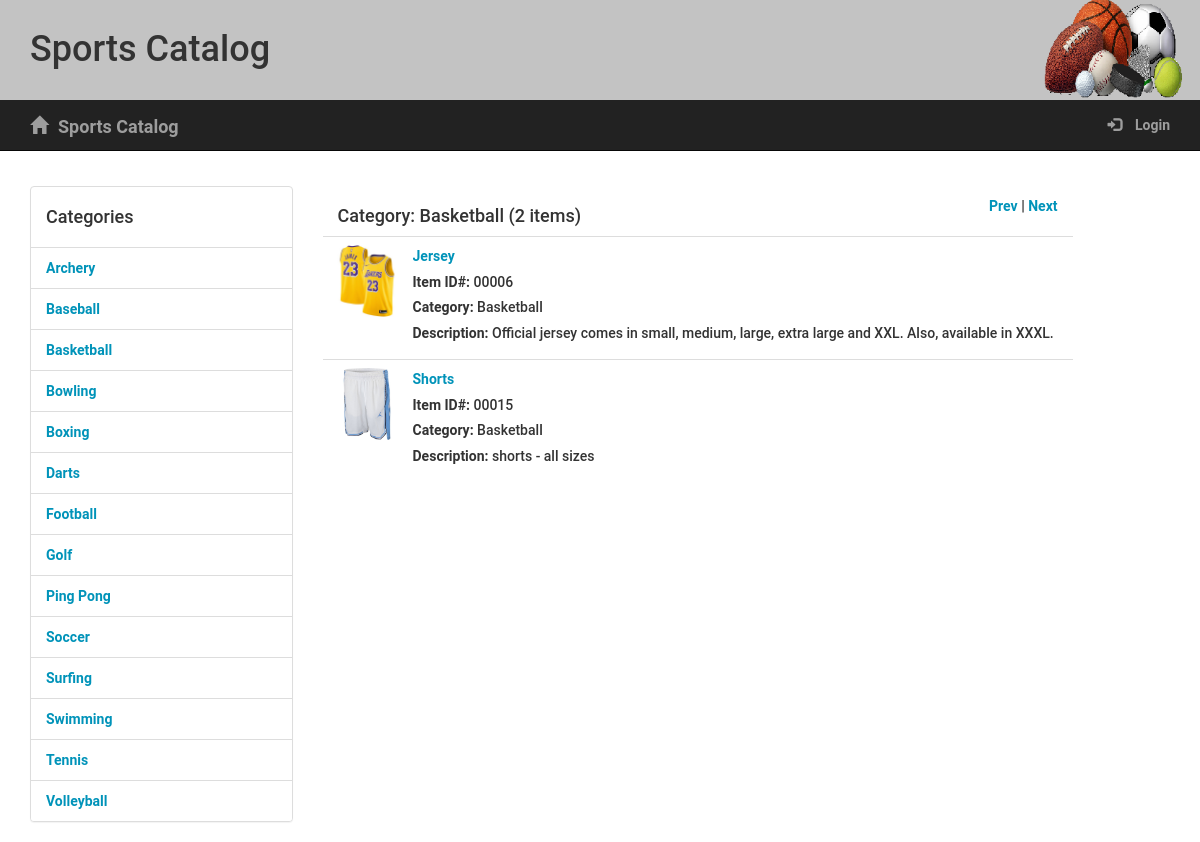
The app's page /catalog/Basketball/items/ with its own data.
### models.py (models this page shows, shortened)
class Category(Base):
    __tablename__ = 'category'
    name = Column(String(250), nullable=False, unique=True)
    id = Column(Integer, primary_key=True)
    user_id = Column(Integer, nullable=False)
    catalogitem = relationship("CatalogItem", cascade="delete")

class CatalogItem(Base):
    __tablename__ = 'catalogitem'
    __table_args__ = (
        Index('itemIndex', 'name', 'category_id', unique=True),
    )
    id = Column(Integer, primary_key=True)
    name = Column(String(250), nullable=False)
    desc = Column(String(250), nullable=False)
    image = Column(String(250), nullable=False)
    category_id = Column(ForeignKey('category.id'))
    category = relationship(Category, backref='items') # backref added for JSON endpoint
    user_id = Column(Integer, nullable=False)

### app.py (the view)
@app.route('/catalog/<path:name>/items/')
def showCategoryItems(name):
    category = session.query(Category).filter_by(name=name).one()
    items = session.query(
        CatalogItem).filter_by(category_id=category.id).order_by(
            asc(CatalogItem.name)).all()
    itemcount = session.query(
        CatalogItem).filter_by(category_id=category.id).count()
    if itemcount == 1:
        itemtitle = "%s (%s item)" % (category.name, str(itemcount))
    else:
        itemtitle = "%s (%s items)" % (category.name, str(itemcount))
    categories = session.query(
        Category).order_by(asc(Category.name)).all()
    cat = []
    for x, c in enumerate(categories):
        cat.append(c.name)
        if name == cat[x]:
            curIndex = x
    if curIndex == 0:
        prevCat = cat[len(cat)-1]
    else:
        prevCat = cat[curIndex-1]
    if curIndex == len(cat)-1:
        nextCat = cat[0]
    else:
        nextCat = cat[curIndex+1]
    return render_template('categories.html', category=category,
                           categories=categories, items=items,
                           itemtitle=itemtitle, displayRecent=False,
                           prevCat=prevCat, nextCat=nextCat)

### templates/categories.html (shortened to what this page needs)
{% extends "main.html" %}
{% block content %}
	<div class="row padding-top padding-bottom"></div>
	<div class="row grid-divider">
		<div class="col-sm-3">
			<div class="col-padding">
				<div class="panel-group">
					<div class="panel panel-default">
						<div class="list-group">
							<div class="panel-heading catheading"><h4>Categories</h4></div>
							{% for category in categories %}
								<div class="list-group-item"><a href="{{url_for('showCategoryItems', name=category.name)}}">{{category.name}}</a></div>
							{% endfor %}
						</div>
					</div>
				</div>
			</div>
		</div>
		<div class="col-sm-8 ">
			{% if displayRecent %}
				<div class="panel-heading "><h4>Items Recently Added</h4></div>
			{%else%}
				<div class="panel-heading"><h4 class="pull-left">Category: {{itemtitle}}</h4>
					<div class="pull-right">
						<div class="col-sm-1"></div>
						<div class="pull-right">
							<a href="{{url_for('showCategoryItems', name=prevCat)}}">Prev</a> | <a href="{{url_for('showCategoryItems', name=nextCat)}}">Next</a>
						</div>
					</div>
				</div>
			{% endif %}
			<table class="table table-hover">
				<tbody>
					{% if displayRecent %}
						{% for item in items %}
							<tr>
								<td class="col-sm-8 col-md-6">
										<div class="media-left">
											<img class="media-object" src="{{ url_for('send_image', filename=item[0].image) }}" style="width: 72px; height: 72px;">
										</div>
										<div class="media-body">
											<h4 class="media-heading"><a href= "{{url_for('showItem', category_name=item[1], item_name=item[0].name)}}">{{item[0].name}}</a></h4>
											<h5><span>Item ID#: </span>{{'{:0>5d}'.format(item[0].id)}}</h5>
											<h5><span>Category: </span>{{item[1]}}</h5>
											<h5><span>Description: </span>{{item[0].desc}}</h5>
										</div>
									</div>
								</td>
							</tr>
						{% endfor %}
					{%else%}
						{% for item in items %}
							<tr>
								<td class="col-sm-8 col-md-6">
									<div class="media-left">
										<img class="media-object" src="{{ url_for('send_image', filename=item.image) }}" style="width: 72px; height: 72px;">
									</div>
									<div class="media-body">
										<h4 class="media-heading"><a href= "{{url_for('showItem', category_name=category.name, item_name=item.name)}}">{{item.name}}</a></h4>
										<h5><span>Item ID#: </span>{{'{:0>5d}'.format(item.id)}}</h5>
										<h5><span>Category: </span>{{category.name}}</h5>
										<h5><span>Description: </span>{{item.desc}}</h5>
									</div>
								</td>
							</tr>
						{% endfor %}
					{% endif %}
				</tbody>
			</table>
		</div>
	</div>
{% endblock %}

### static/styles.css (style rules this page uses)
* { font-family: "Helvetica Neue Bold", Roboto, Helvetica, Arial, sans-serif; font-weight: 700; }
a { font-size: 14px; color: #0093B9; line-height: 17px; }
.padding-top { padding-top: 10px; }
.padding-bottom { padding-bottom: 10px; }

### records on screen
Category: name "Archery"
Category: name "Baseball"
Category: name "Basketball"
Category: name "Bowling"
Category: name "Boxing"
Category: name "Darts"
Category: name "Football"
Category: name "Golf"
Category: name "Ping Pong"
Category: name "Soccer"
Category: name "Surfing"
Category: name "Swimming"
Category: name "Tennis"
Category: name "Volleyball"
CatalogItem: image (picture), name "Jersey", id "00006", desc "Official jersey comes in small, medium, large, extra large and XXL. Also, available in XXXL."
CatalogItem: image (picture), name "Shorts", id "00015", desc "shorts - all sizes"

### other values on screen
{{ itemtitle }} "Basketball (2 items)"
